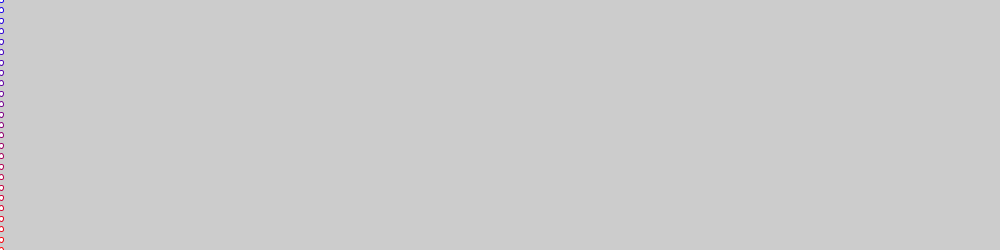
Frame 1 (no input)
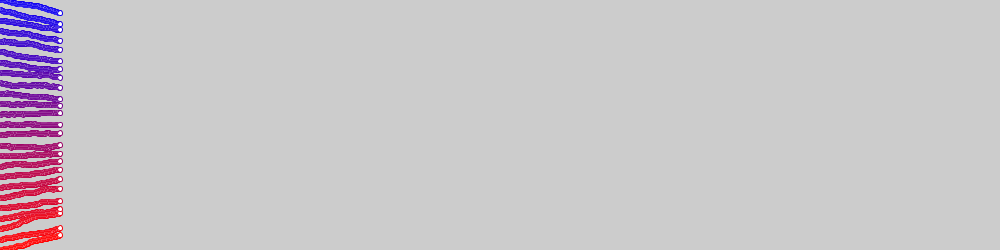
Frame 60 (the mouse pressed at the canvas centre just before this capture)
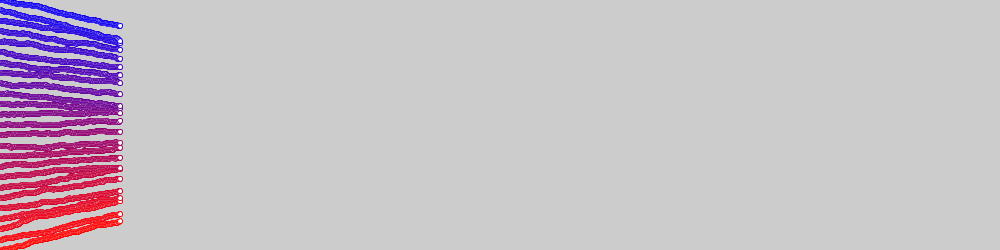
Frame 120 (the mouse held since frame 60 and released just before this capture)

The Processing sketch that drew these frames (run headless with seeded random() and noise(); from frame 60 on, the mouse is pressed at the canvas centre):

// Processing sketch: confidence01
// ── confidence01.pde
/// Bounded confidence 0D - first attempt.
/// Only epsilon as a model parameter.
//-///////////////////////////////////////

final int   N=25;      //Number of agents
final float eps=0.001; //speed of changes

float[] minds=new float[N]; //creating an array 

// for visualisation
float   side=0; //diameter of circles 


void setup()
{
  size(1000,250);
  side=height/(N*2);
  frameRate(100);
  
  // Initialisation
  for(int i=0;i<N;i++)
    minds[i]=i*(1.0/(N-1)); //<0..1) or minds[i]=random(1.0);
    
  // Check
  for(int i=0;i<N;i++)
    print(minds[i]+" ");
}


void draw()
{
  // Visualisation
  float step=255/N,R=255,B=0;
  for(int i=0;i<N;i++)
  {
    stroke(R,0,B);R-=step;B+=step;
    ellipse(frameCount%width,(1-minds[i])*height,side,side);
  }
  
  // Monte Carlo step of changes
  for(int i=0;i<N;i++)
  {
    int a=int(random(N));
    int b=int(random(N));
    
    if(minds[a] < minds[b])
       minds[a]+=eps;
       else
       if(minds[a] > minds[b])
          minds[a]-=eps;
  }
} //end of draw()


//@date 2024 (https://github.com/borkowsk/bookProcessingEN/tree/main/TASK06_bconfidence)
